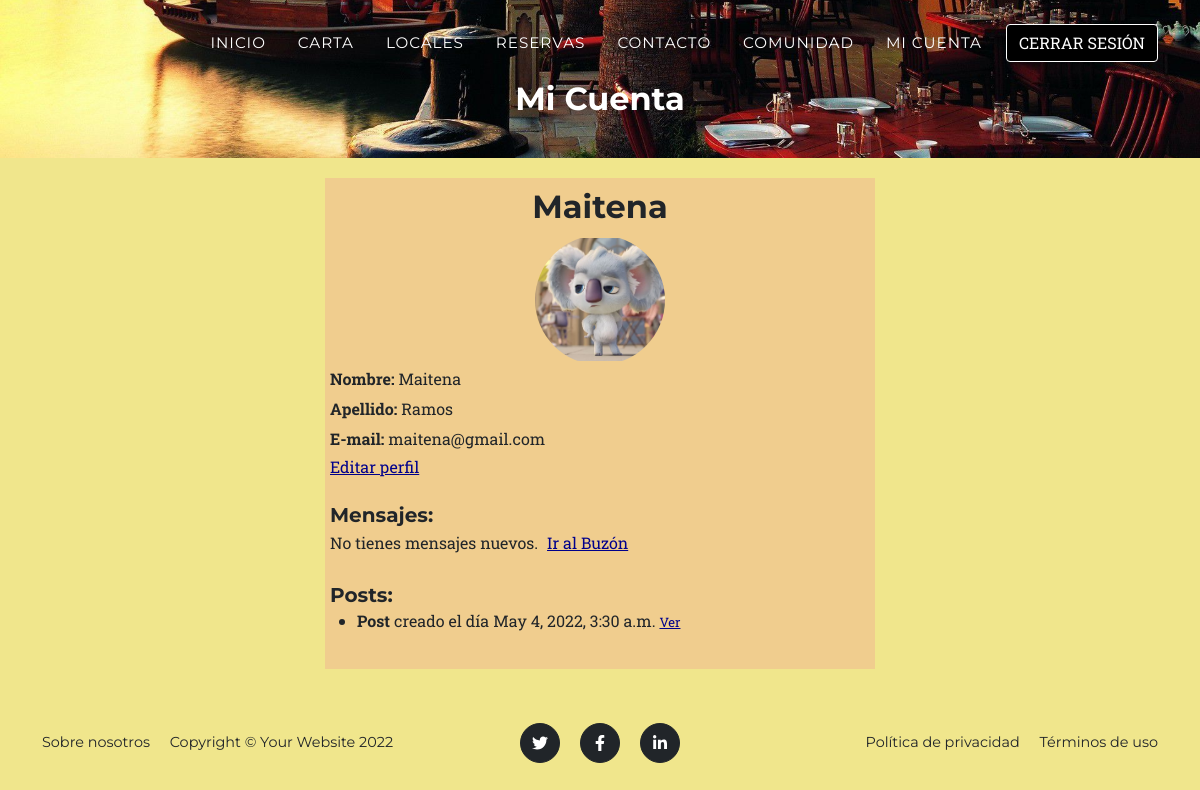
Before: /AppRestaurante/miCuenta (signed in) with the older database file.
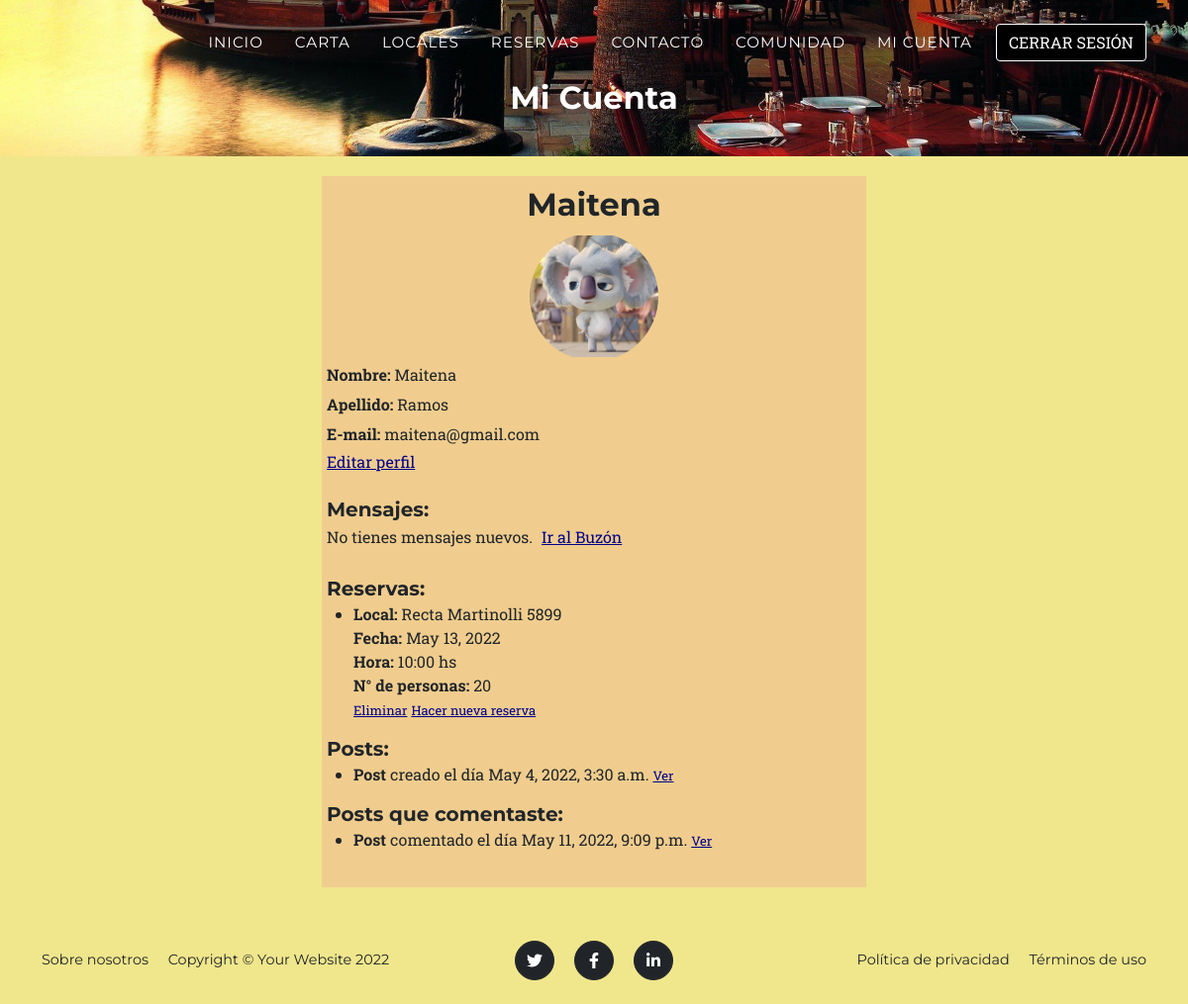
After: the same page with the newer database file.
### AppRestaurante/models.py (models this page shows, shortened)
class Post(models.Model):
    user = models.ForeignKey(User, on_delete=models.CASCADE, related_name="posts")
    fecha = models.DateTimeField(auto_now_add=True)
    contenido = models.TextField(max_length=255)
    imagen = models.ImageField(upload_to='posts', null=True, blank=True)

class Reserva(models.Model):
    user = models.ForeignKey(User, on_delete=models.CASCADE, related_name="reservas")
    dia = models.DateField()
    horario = models.CharField(max_length=5)
    cantidad_personas = models.PositiveIntegerField()
    local = models.ForeignKey(Local, on_delete=models.CASCADE)

class Local(models.Model):
    provincia = models.CharField(max_length=20)
    localidad = models.CharField(max_length=20)
    direccion = models.CharField(max_length=40)
    telefono = models.CharField(max_length=15)
    capacidad = models.IntegerField()
    imagen = models.ImageField(upload_to='local', null=True, blank=True)

class Comentario(models.Model):
    post = models.ForeignKey(Post, on_delete=models.CASCADE, blank=True, null=True, related_name="comentarios")
    user = models.ForeignKey(User, on_delete=models.CASCADE, related_name="comentarios")
    fecha = models.DateTimeField(auto_now_add=True)
    contenido = models.TextField(max_length=255)

### AppRestaurante/views.py (the view)
# urls.py: path('miCuenta', views.miCuenta, name="MiCuenta"),
@login_required
def miCuenta(request):
    perfil = User.objects.get(username = request.user)
    mensajes = len(Mensaje.objects.filter(destinatario = request.user).filter(no_leido = True))
    return render(request, "miCuenta.html", {"perfil": perfil, "mensajes": mensajes})

### AppRestaurante/Templates/miCuenta.html (shortened to what this page needs)
{% extends 'padre.html' %}
{% load static %}
{% block header %}<h2>Mi Cuenta</h2>{% endblock header %}
{% block contenidoQueCambia %}
<section style="margin-bottom: 30px;" class="contenido">
    <h2>{{user.username}}</h2>
    <div class="perfil" style="background-image: url('{{user.imagen.url}}');"></div>
    <p><b>Nombre: </b>{{user.first_name}}</p>
    <p><b>Apellido: </b>{{user.last_name}}</p>
    <p><b>E-mail: </b>{{user.email}}</p>
    <a class="link" href="{% url 'EditarPerfil' %}">Editar perfil</a>
    <br><br>
    <h5>Mensajes:</h5>
    {% if mensajes %}
        <p>
            Tienes <b>{{mensajes}}</b> mensaje/s no leído/s.
            <a class="link" href="{% url 'Buzon' %}">Ir al Buzón</a>
        </p>
    {% else %}
        <p>
            No tienes mensajes nuevos.
            <a class="link" href="{% url 'Buzon' %}">Ir al Buzón</a>
        </p>
    {% endif %}
    <br>
    {% if user.reservas.all %}
        <h5>Reservas:</h5>
        <ul style="list-style-position: outside;">
            {% for reserva in  user.reservas.all%}
            <li><b>Local:</b> {{reserva.local.direccion}} <br>
                <b>Fecha:</b> {{reserva.dia}} <br>
                <b>Hora:</b> {{reserva.horario}} hs <br>
                <b>N° de personas:</b> {{reserva.cantidad_personas}}<br>
            </li>
            <a style="color: darkblue; font-size: small;" href="{% url 'EliminarReserva' reserva.id %}">Eliminar</a>
            <a style="color: darkblue; font-size: small;" href="{% url 'Reserva' %}">Hacer nueva reserva</a>
            {% endfor %}
        </ul>
    {% endif %}
    {% if user.posts.all %}
        <h5>Posts:</h5>
        <ul style="list-style-position: outside;">
            {% for post in user.posts.all%}
            <li><b>Post</b> creado el día {{post.fecha}}
                <a style="color: darkblue; font-size: small;" href="{% url 'DetallePost' post.id %}">Ver</a>
            </li>
            {% endfor %}
        </ul>
    {% endif %}
    {% if user.comentarios.all %}
    <h5>Posts que comentaste:</h5>
    <ul style="list-style-position: outside;">
        {% for comentario in user.comentarios.all %}
        <li><b>Post</b> comentado el día {{comentario.fecha}}
            <a style="color: darkblue; font-size: small;" href="{% url 'DetallePost' comentario.post.id %}">Ver</a>
        </li>
        {% endfor %}
    </ul>
{% endif %}
</section>
{% endblock contenidoQueCambia %}

Changed rows visible on the page:
added Reserva: local.direccion "Recta Martinolli 5899", dia "May 13, 2022", horario "10:00", cantidad_personas "20"
added Comentario: fecha "May 11, 2022, 9:09 p.m."
Other visible differences:
text now shown: "Reservas: Posts que comentaste:"
